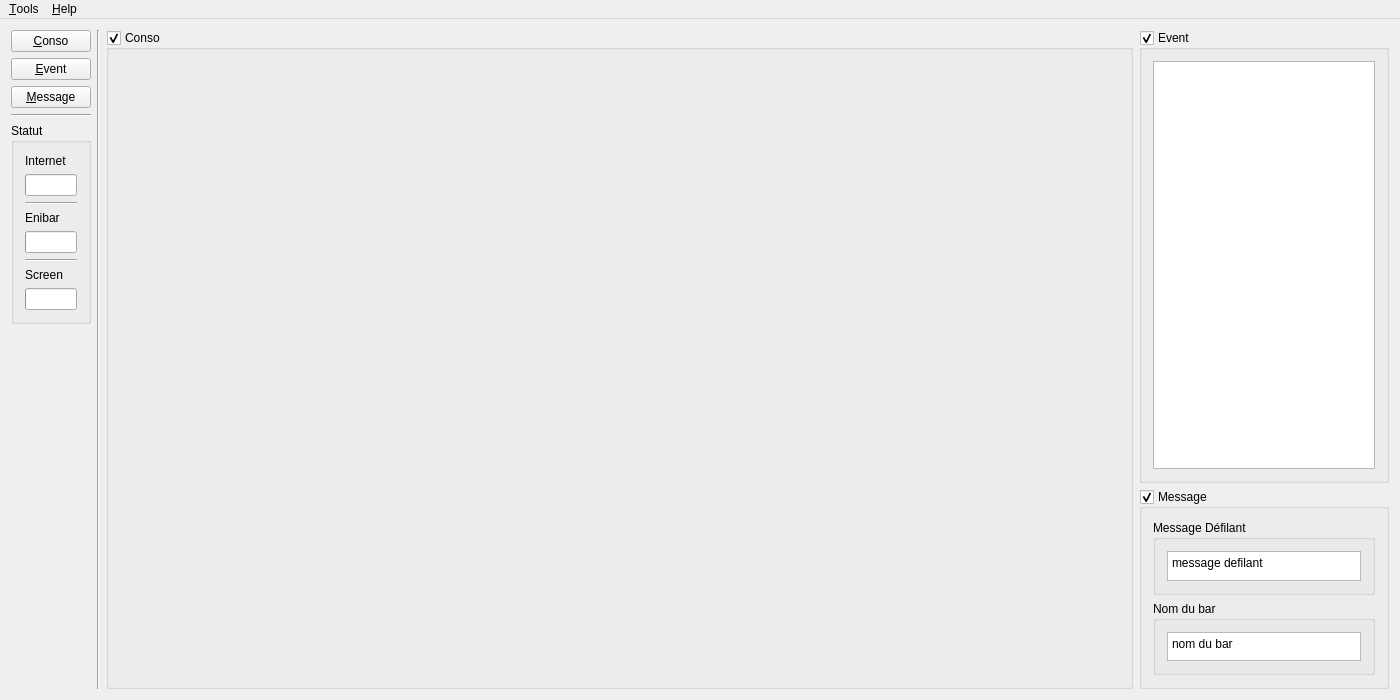
<?xml version="1.0" encoding="UTF-8"?>
<ui version="4.0">
 <class>enibar_display</class>
 <widget class="QMainWindow" name="enibar_display">
  <property name="enabled">
   <bool>true</bool>
  </property>
  <property name="geometry">
   <rect>
    <x>0</x>
    <y>0</y>
    <width>1400</width>
    <height>700</height>
   </rect>
  </property>
  <property name="sizePolicy">
   <sizepolicy hsizetype="Preferred" vsizetype="Preferred">
    <horstretch>0</horstretch>
    <verstretch>0</verstretch>
   </sizepolicy>
  </property>
  <property name="minimumSize">
   <size>
    <width>1400</width>
    <height>700</height>
   </size>
  </property>
  <property name="maximumSize">
   <size>
    <width>16777215</width>
    <height>16777215</height>
   </size>
  </property>
  <property name="windowTitle">
   <string>enibar_display</string>
  </property>
  <property name="windowIcon">
   <iconset>
    <normaloff>image/icon.ico</normaloff>
    <normalon>image/icon.ico</normalon>image/icon.ico</iconset>
  </property>
  <widget class="QWidget" name="centralWidget">
   <layout class="QHBoxLayout" name="horizontalLayout">
    <item>
     <layout class="QGridLayout" name="gridLayout">
      <item row="0" column="3">
       <widget class="QGroupBox" name="event_group">
        <property name="sizePolicy">
         <sizepolicy hsizetype="Preferred" vsizetype="Minimum">
          <horstretch>0</horstretch>
          <verstretch>0</verstretch>
         </sizepolicy>
        </property>
        <property name="maximumSize">
         <size>
          <width>250</width>
          <height>16777215</height>
         </size>
        </property>
        <property name="title">
         <string>Event</string>
        </property>
        <property name="checkable">
         <bool>true</bool>
        </property>
        <layout class="QHBoxLayout" name="horizontalLayout_2">
         <item>
          <widget class="QTableView" name="event_list">
           <property name="minimumSize">
            <size>
             <width>30</width>
             <height>0</height>
            </size>
           </property>
           <property name="autoFillBackground">
            <bool>false</bool>
           </property>
          </widget>
         </item>
        </layout>
       </widget>
      </item>
      <item row="1" column="3">
       <widget class="QGroupBox" name="message_group">
        <property name="sizePolicy">
         <sizepolicy hsizetype="Preferred" vsizetype="Expanding">
          <horstretch>0</horstretch>
          <verstretch>0</verstretch>
         </sizepolicy>
        </property>
        <property name="minimumSize">
         <size>
          <width>0</width>
          <height>0</height>
         </size>
        </property>
        <property name="maximumSize">
         <size>
          <width>250</width>
          <height>200</height>
         </size>
        </property>
        <property name="title">
         <string>Message</string>
        </property>
        <property name="checkable">
         <bool>true</bool>
        </property>
        <layout class="QGridLayout" name="gridLayout_2">
         <item row="0" column="1">
          <widget class="QGroupBox" name="scrolling_message_group">
           <property name="minimumSize">
            <size>
             <width>0</width>
             <height>0</height>
            </size>
           </property>
           <property name="maximumSize">
            <size>
             <width>16777215</width>
             <height>100</height>
            </size>
           </property>
           <property name="title">
            <string>Message Défilant</string>
           </property>
           <layout class="QVBoxLayout" name="verticalLayout_5">
            <item>
             <widget class="QTextBrowser" name="scrolling_message_show">
              <property name="minimumSize">
               <size>
                <width>0</width>
                <height>0</height>
               </size>
              </property>
              <property name="maximumSize">
               <size>
                <width>16777215</width>
                <height>16777215</height>
               </size>
              </property>
              <property name="html">
               <string>&lt;!DOCTYPE HTML PUBLIC &quot;-//W3C//DTD HTML 4.0//EN&quot; &quot;http://www.w3.org/TR/REC-html40/strict.dtd&quot;&gt;
&lt;html&gt;&lt;head&gt;&lt;meta name=&quot;qrichtext&quot; content=&quot;1&quot; /&gt;&lt;style type=&quot;text/css&quot;&gt;
p, li { white-space: pre-wrap; }
&lt;/style&gt;&lt;/head&gt;&lt;body style=&quot; font-family:'Ubuntu'; font-size:11pt; font-weight:400; font-style:normal;&quot;&gt;
&lt;p style=&quot; margin-top:0px; margin-bottom:0px; margin-left:0px; margin-right:0px; -qt-block-indent:0; text-indent:0px;&quot;&gt;&lt;span style=&quot; font-family:'Sans Serif'; font-size:9pt;&quot;&gt;message defilant&lt;/span&gt;&lt;/p&gt;&lt;/body&gt;&lt;/html&gt;</string>
              </property>
             </widget>
            </item>
           </layout>
          </widget>
         </item>
         <item row="1" column="1">
          <widget class="QGroupBox" name="bar_name_group">
           <property name="minimumSize">
            <size>
             <width>0</width>
             <height>0</height>
            </size>
           </property>
           <property name="maximumSize">
            <size>
             <width>16777215</width>
             <height>100</height>
            </size>
           </property>
           <property name="title">
            <string>Nom du bar</string>
           </property>
           <layout class="QVBoxLayout" name="verticalLayout_6">
            <item alignment="Qt::AlignBottom">
             <widget class="QTextBrowser" name="bar_name_show">
              <property name="minimumSize">
               <size>
                <width>0</width>
                <height>0</height>
               </size>
              </property>
              <property name="maximumSize">
               <size>
                <width>16777215</width>
                <height>50</height>
               </size>
              </property>
              <property name="html">
               <string>&lt;!DOCTYPE HTML PUBLIC &quot;-//W3C//DTD HTML 4.0//EN&quot; &quot;http://www.w3.org/TR/REC-html40/strict.dtd&quot;&gt;
&lt;html&gt;&lt;head&gt;&lt;meta name=&quot;qrichtext&quot; content=&quot;1&quot; /&gt;&lt;style type=&quot;text/css&quot;&gt;
p, li { white-space: pre-wrap; }
&lt;/style&gt;&lt;/head&gt;&lt;body style=&quot; font-family:'Ubuntu'; font-size:11pt; font-weight:400; font-style:normal;&quot;&gt;
&lt;p style=&quot; margin-top:0px; margin-bottom:0px; margin-left:0px; margin-right:0px; -qt-block-indent:0; text-indent:0px;&quot;&gt;&lt;span style=&quot; font-family:'Sans Serif'; font-size:9pt;&quot;&gt;nom du bar&lt;/span&gt;&lt;/p&gt;&lt;/body&gt;&lt;/html&gt;</string>
              </property>
             </widget>
            </item>
           </layout>
          </widget>
         </item>
        </layout>
       </widget>
      </item>
      <item row="0" column="2" rowspan="2">
       <widget class="QGroupBox" name="conso_group">
        <property name="sizePolicy">
         <sizepolicy hsizetype="Preferred" vsizetype="Expanding">
          <horstretch>0</horstretch>
          <verstretch>0</verstretch>
         </sizepolicy>
        </property>
        <property name="title">
         <string>Conso</string>
        </property>
        <property name="checkable">
         <bool>true</bool>
        </property>
        <layout class="QVBoxLayout" name="verticalLayout_3"/>
       </widget>
      </item>
      <item row="0" column="0" rowspan="2">
       <layout class="QVBoxLayout" name="verticalLayout">
        <item>
         <widget class="QPushButton" name="conso_button">
          <property name="maximumSize">
           <size>
            <width>80</width>
            <height>16777215</height>
           </size>
          </property>
          <property name="text">
           <string>&amp;Conso</string>
          </property>
          <property name="shortcut">
           <string>Ctrl+C</string>
          </property>
         </widget>
        </item>
        <item>
         <widget class="QPushButton" name="event_button">
          <property name="maximumSize">
           <size>
            <width>80</width>
            <height>16777215</height>
           </size>
          </property>
          <property name="text">
           <string>&amp;Event</string>
          </property>
          <property name="shortcut">
           <string>Ctrl+E</string>
          </property>
         </widget>
        </item>
        <item>
         <widget class="QPushButton" name="message_button">
          <property name="maximumSize">
           <size>
            <width>80</width>
            <height>16777215</height>
           </size>
          </property>
          <property name="text">
           <string>&amp;Message</string>
          </property>
          <property name="shortcut">
           <string>Ctrl+M</string>
          </property>
         </widget>
        </item>
        <item>
         <widget class="Line" name="line">
          <property name="maximumSize">
           <size>
            <width>80</width>
            <height>16777215</height>
           </size>
          </property>
          <property name="orientation">
           <enum>Qt::Horizontal</enum>
          </property>
         </widget>
        </item>
        <item>
         <widget class="QGroupBox" name="groupBox">
          <property name="maximumSize">
           <size>
            <width>80</width>
            <height>16777215</height>
           </size>
          </property>
          <property name="title">
           <string>Statut</string>
          </property>
          <layout class="QVBoxLayout" name="verticalLayout_2">
           <item>
            <widget class="QLabel" name="label">
             <property name="text">
              <string>Internet</string>
             </property>
            </widget>
           </item>
           <item>
            <widget class="QProgressBar" name="internetProgressBar">
             <property name="value">
              <number>0</number>
             </property>
             <property name="textVisible">
              <bool>false</bool>
             </property>
            </widget>
           </item>
           <item>
            <widget class="Line" name="line_4">
             <property name="orientation">
              <enum>Qt::Horizontal</enum>
             </property>
            </widget>
           </item>
           <item>
            <widget class="QLabel" name="label_2">
             <property name="text">
              <string>Enibar</string>
             </property>
            </widget>
           </item>
           <item>
            <widget class="QProgressBar" name="enibarProgressBar">
             <property name="value">
              <number>0</number>
             </property>
             <property name="textVisible">
              <bool>false</bool>
             </property>
            </widget>
           </item>
           <item>
            <widget class="Line" name="line_5">
             <property name="orientation">
              <enum>Qt::Horizontal</enum>
             </property>
            </widget>
           </item>
           <item>
            <widget class="QLabel" name="label_3">
             <property name="text">
              <string>Screen</string>
             </property>
            </widget>
           </item>
           <item>
            <widget class="QProgressBar" name="screenProgressBar">
             <property name="value">
              <number>0</number>
             </property>
             <property name="textVisible">
              <bool>false</bool>
             </property>
            </widget>
           </item>
          </layout>
         </widget>
        </item>
        <item>
         <spacer name="verticalSpacer">
          <property name="orientation">
           <enum>Qt::Vertical</enum>
          </property>
          <property name="sizeType">
           <enum>QSizePolicy::MinimumExpanding</enum>
          </property>
          <property name="sizeHint" stdset="0">
           <size>
            <width>1</width>
            <height>40</height>
           </size>
          </property>
         </spacer>
        </item>
       </layout>
      </item>
      <item row="0" column="1" rowspan="2">
       <widget class="Line" name="line_2">
        <property name="orientation">
         <enum>Qt::Vertical</enum>
        </property>
       </widget>
      </item>
     </layout>
    </item>
   </layout>
  </widget>
  <widget class="QMenuBar" name="menuBar">
   <property name="geometry">
    <rect>
     <x>0</x>
     <y>0</y>
     <width>1400</width>
     <height>22</height>
    </rect>
   </property>
   <widget class="QMenu" name="menu_Tools">
    <property name="title">
     <string>&amp;Tools</string>
    </property>
    <addaction name="actionLoading_setup"/>
    <addaction name="actionRefresh"/>
   </widget>
   <widget class="QMenu" name="menu_Help">
    <property name="title">
     <string>&amp;Help</string>
    </property>
    <addaction name="actionReport_bug"/>
    <addaction name="separator"/>
    <addaction name="actionAbout"/>
   </widget>
   <addaction name="menu_Tools"/>
   <addaction name="menu_Help"/>
  </widget>
  <action name="actionLoading_setup">
   <property name="checkable">
    <bool>false</bool>
   </property>
   <property name="text">
    <string>loading setup</string>
   </property>
   <property name="shortcutContext">
    <enum>Qt::WindowShortcut</enum>
   </property>
  </action>
  <action name="actionReport_bug">
   <property name="text">
    <string>report bug</string>
   </property>
  </action>
  <action name="actionAbout">
   <property name="text">
    <string>about</string>
   </property>
  </action>
  <action name="actionRefresh">
   <property name="text">
    <string>refresh</string>
   </property>
   <property name="shortcut">
    <string>Ctrl+R</string>
   </property>
  </action>
 </widget>
 <layoutdefault spacing="6" margin="11"/>
 <resources/>
 <connections/>
</ui>
